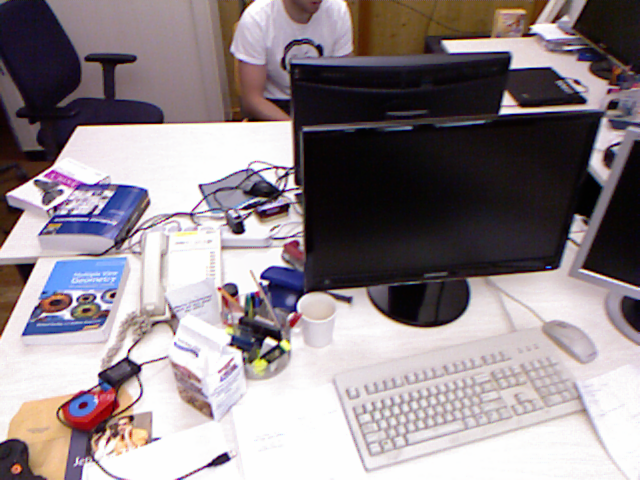
//> input picture wei/build/1.png, 640 x 480 px
$ ./klt ../../build/1.png ../../build/2.png   (built with g++ and OpenCV 4)
//> lines starting //> are read from the running program, lines starting //| are printed output that depends on the picture
### vishnu/OccupancyGrid.h
#define EIGEN_DONT_ALIGN_STATICALLY
#ifndef OCCUPANCYGRID_H_
#define OCCUPANCYGRID_H_

#include <vector>
#include <opencv2/opencv.hpp>

class OccupancyGrid
{
public:
	OccupancyGrid();

    void initializer();
	void setImageSize(size_t cols, size_t rows); // compute the size of cell (Ix and Iy) according to given image size and grid resolution
	void addPoint(cv::Point2f& p); // update the OccupancyGrid (isFree) when adding new features
	bool isNewFeature(cv::Point2f& p); // p is a newfeature when cell / neighbour cells are all free
	void resetGrid(); // rest isFree

	// Print current occupency grid.
        friend std::ostream &operator<<(
            std::ostream &os, const OccupancyGrid &grid);


    // implementing these 5 functions below
    void initialize1();
    void setImageSize1(size_t col, size_t row);
    void addPoint1(cv::Point2f& p);
    bool isNewFeature1(cv::Point2f& p);
    void resetGrid1();

private:

	// Number of cells.
    static const size_t nx = 32;
    static const size_t ny = 20;

    // Data needed by the algorithm.
    bool isFree[ny][nx];
    size_t ix;
    size_t iy;

    // Cell sizes.
    double cx;
    double cy;

    // Mask to define nearby features.
    const std::array<cv::Point, 9>  nearby {{
        cv::Point(-1, 1),  cv::Point(0, 1),  cv::Point(1, 1),
        cv::Point(-1, 0),  cv::Point(0, 0),  cv::Point(1, 0),
        cv::Point(-1, -1), cv::Point(0, -1), cv::Point(1, -1)
    }};

};

// Print current occupency grid.
inline std::ostream &operator<<(std::ostream &os, const OccupancyGrid &grid)
{
    for (size_t y = 0; y < grid.ny; y++)
    {
        for (size_t x = 0; x < grid.nx; x++)
        {
            if (grid.isFree[y][x])
                os << "T ";
            else
                os << "F ";
        }
        os << "\n";
    }
    return os;
}


#endif /* OCCUPANCYGRID_H_ */

### vishnu/VisualFrontend.h
#define EIGEN_DONT_ALIGN_STATICALLY
#ifndef INCLUDE_VISUALFRONTEND_H_
#define INCLUDE_VISUALFRONTEND_H_

#include "core/Features.h"
#include "OccupancyGrid.h"
using namespace std;
using namespace cv;

class VisualFrontend
{
public:
	VisualFrontend();

	void trackAndExtract(cv::Mat& im_gray, Features2D& trackedPoints, Features2D& newPoints);

	// [4 lines left out: function getCurrentFeatures, not called in this run]

	// utils
	static void downloadmask(const GpuMat& d_mat, vector<uchar>& vec);
	static void downloadpts(const GpuMat& d_mat, vector<Point2f>& vec);


protected:
	void extract(cv::Mat& im_gray, Features2D& newPoints);
	void track(cv::Mat& im_gray, Features2D& points);

	// Implement two functions below
	void extract1(Mat& im_gray, Features2D& newPoints);
	void track1(cv::Mat& im_gray, Features2D& points);

protected:
	//extracted data
	Features2D oldPoints;
	cv::Mat im_prev;

private:
	// Configurations.
	const bool is_gpu = true;

        // Unique ID for each point.
        unsigned int new_id;

        // KLT tracker and feature detector.
        cv::Ptr<cv::FeatureDetector> detector_cpu;
        GoodFeaturesToTrackDetector_GPU detector_gpu;
        PyrLKOpticalFlow tracker_gpu;

        // Data needed to guide extraction.
        OccupancyGrid grid;

        // Parameters.
        const int threshold_extraction = 20;
        const double threshold_error = 1.0;
        const double threshold_validation = 0.05;
};


#endif /* INCLUDE_VISUALFRONTEND_H_ */

### wei/src/demo/klt.cpp
#include <iostream>
#include <fstream>
#include <list>
#include <vector>
#include <chrono>

#include "frontend/VisualFrontend.h"

#include <opencv2/core/core.hpp>
#include <opencv2/highgui/highgui.hpp>
#include <opencv2/features2d/features2d.hpp>
#include <opencv2/video/tracking.hpp>
// #include <ocl.hpp>

int main( int argc, char** argv )
{
    if ( argc != 3 )
    {
        std::cout<< "Usage: feature_extraction img1 img2" << "\n";
        return 1;
    }

    bool is_gpu = true;
    bool is_display_all_line = false;
    bool is_display_all_point = false;
    bool is_display_grid = true;
    int grid_size = 10;
    int num_point_per_cell = 1;
    float feature_detector_threshold = 0.5;
    float cross_validation_threshold = 0.05;
    std::list<cv::Point2f> results;

    // Read two images.
    cv::Mat img_1_src = cv::imread(argv[1], CV_LOAD_IMAGE_COLOR);
//> img_1_src is the input picture: 480 rows x 640 cols, CV_8UC3; mean B, G, R 139, 134.5, 144.6
    cv::Mat img_2_src = cv::imread(argv[2], CV_LOAD_IMAGE_COLOR);
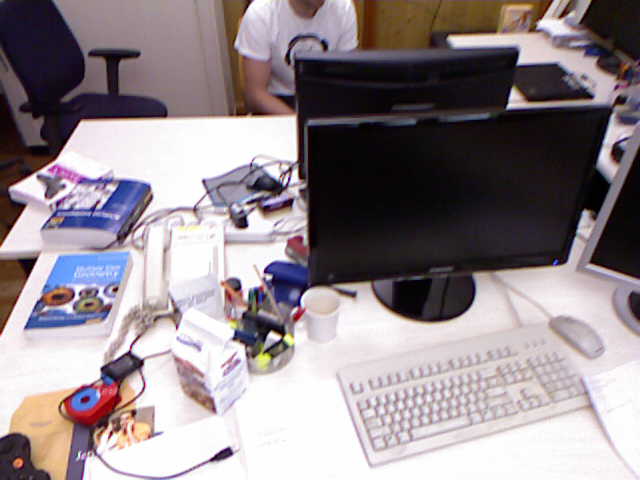
//> input picture wei/build/2.png, 640 x 480 px
//> img_2_src is the input picture: 480 rows x 640 cols, CV_8UC3; mean B, G, R 140.9, 136.4, 146.4
    cv::Mat img_out;
    cv::hconcat(img_1_src, img_2_src, img_out);
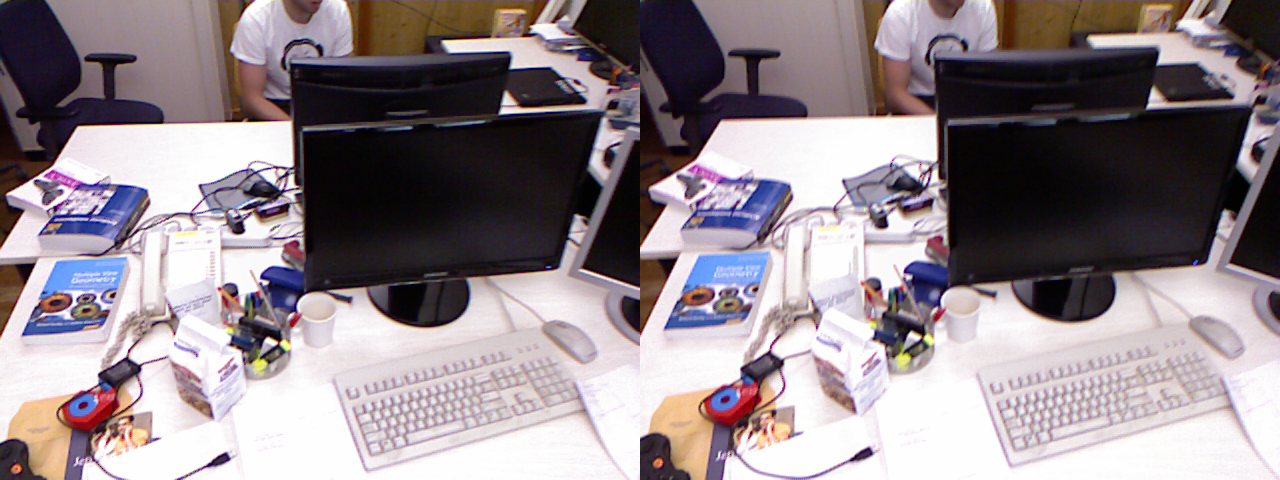
//> img_out: 480 rows x 1280 cols, CV_8UC3; mean B, G, R 140, 135.4, 145.5
    int roi_width = (int)(img_1_src.cols / grid_size);
//> roi_width = 64
    int roi_height = (int)(img_1_src.rows / grid_size);
//> roi_height = 48
    std::chrono::duration<double> time_used;
    std::vector<cv::Point2f> prev_keypoints;
    std::vector<cv::Point2f> next_keypoints;
//> (the run ends here: the program needs code that is not available in this run, at `PyrLKOpticalFlow tracker;`)
